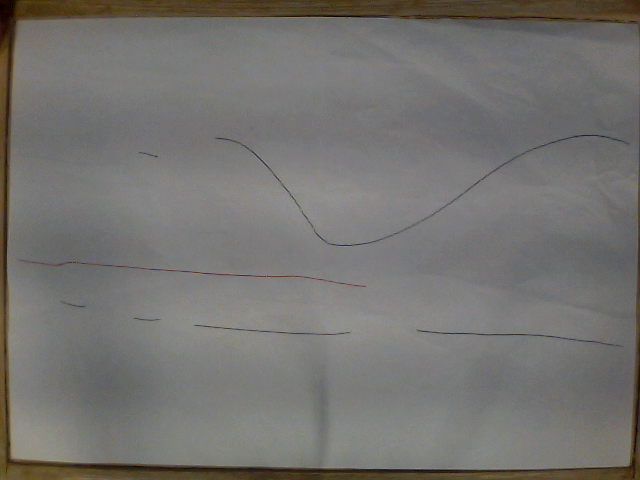
#> input picture source/photo.bmp, 640 x 480 px
$ python -i image_processing.py   (imports and definitions only)
#> lines starting #> are read from the running program, lines starting #| are printed output that depends on the picture; after the words box and inside, x2 and y2 are one past the last pixel; in counts of white or black regions, pixels touching at a corner belong together
# module dedicated to pre-processing input photos so that they're as close as
# possible to the user's intended drawings.
# for the translation of images to note matrices and audio, check composer.


import cv2 as cv
import numpy as np


IMG_DIR = '../resources/images/' # directory for image input/output.

B = np.array([255, 0, 0]) # colors.
G = np.array([0, 255, 0])
R = np.array([0, 0, 255])


def load_image(file_name):
    img = cv.imread(IMG_DIR + file_name, cv.IMREAD_COLOR)
    return img


def take_photo():
    cam = cv.VideoCapture(0)
    ret, photo = cam.read()
    photo = photo[::-1, ::-1]
    return photo


def find_crop_points(img):
    gray_img = cv.cvtColor(img, cv.COLOR_BGR2GRAY)
    blur_img = cv.GaussianBlur(gray_img, (5, 5), 0)
    ret, bin_img = cv.threshold(blur_img, 80, 255, cv.THRESH_BINARY)
    kernel = np.ones((15,15), np.uint8)

    img_erosion = cv.erode(bin_img, kernel, iterations=1)
    bin_img = cv.dilate(img_erosion, kernel, iterations=1)
    #cv.imshow('bin_borda', bin_img)
    #cv.imshow('bin_borda2', img_dilation)

    h, w = bin_img.shape
    searches = [((k, d - k)
                 for d in range(h + w - 1) for k in range(h)
                 if d - k >= 0 and d - k < w),
                ((k, (w - 1) - (d - k))
                 for d in range(h + w - 1) for k in range(h)
                 if (w - 1) - (d - k) >= 0 and (w - 1) - (d - k) < w),
                (((h - 1) - k, d - k)
                 for d in range(h + w - 1) for k in range(h)
                 if d - k >= 0 and d - k < w),
                (((h - 1) - k, (w - 1) - (d - k))
                 for d in range(h + w - 1) for k in range(h)
                 if (w - 1) - (d - k) >= 0 and (w - 1) - (d - k) < w)]
    # each search iterates through the (i, j) pairs of a breadth-first traversal
    # starting from a corner of the image.

    pts = np.float32([next((j, i)
                           for i, j in search
                           if bin_img[i, j] == 255)
                      for search in searches])
    # white pixels closest to the corners.

    lx = max(pts[0, 0], pts[2, 0])
    rx = min(pts[1, 0], pts[3, 0])
    ly = max(pts[0, 1], pts[1, 1])
    ry = min(pts[2, 1], pts[3, 1])
    pts = np.float32([[lx, ly], [rx, ly], [lx, ry], [rx, ry]])
    # crop to a rectangle inside the quadrangle to further avoid the drawing's
    # edges.

    return pts


def crop_image(img, crop_pts, debug = False):
    h, w = img.shape[0 : 2]
    corner_pts = np.float32([(0, 0), (w - 1, 0), (0, h - 1), (w - 1, h - 1)])
    m = cv.getPerspectiveTransform(crop_pts, corner_pts)
    crop_img = cv.warpPerspective(img, m, (w, h))

    if debug == True:
        cv.imshow('cropped', crop_img)
        cv.imwrite(IMG_DIR + 'test_cropped.jpg', crop_img)
        cv.waitKey(0)
        cv.destroyAllWindows()

    return crop_img


def binarize_image(img, debug = False):
    gray_img = cv.cvtColor(img, cv.COLOR_BGR2GRAY)
    blur_img = cv.GaussianBlur(gray_img, (5, 5), 0)
    bin_img = cv.adaptiveThreshold(blur_img, 255, cv.ADAPTIVE_THRESH_GAUSSIAN_C,
                                   cv.THRESH_BINARY, 11, 5)

    if debug == True:
        cv.imshow('binarized', bin_img)
        cv.imwrite(IMG_DIR + 'test_binarized.jpg', bin_img)
        cv.waitKey(0)
        cv.destroyAllWindows()

    return bin_img


def classify_rgb(img, bin_img, debug = False):
    where = np.nonzero # function alias for readability.

    colors = np.copy(img[where(bin_img == 0)])
    db = np.linalg.norm(colors - B, axis = 1) # euclidean distances.
    dg = np.linalg.norm(colors - G, axis = 1)
    dr = np.linalg.norm(colors - R, axis = 1)
    color_is_b = (db < dg) & (db < dr) # map to the closest color.
    color_is_g = ~color_is_b & (dg < dr)
    color_is_r = ~color_is_b & ~color_is_g
    colors[where(color_is_b)] = B
    colors[where(color_is_g)] = G
    colors[where(color_is_r)] = R
    color_img = np.copy(img)
    color_img[where(bin_img == 0)] = colors

    if debug == True:
        cv.imshow('colored', color_img)
        cv.imwrite(IMG_DIR + 'test_colored.jpg', color_img)
        cv.waitKey(0)
        cv.destroyAllWindows()

    return color_img


def pre_process_image(img, debug = False):
    crop_pts = find_crop_points(img)
    crop_img = crop_image(img, crop_pts, debug)
    bin_img = binarize_image(crop_img, debug)
    color_img = classify_rgb(crop_img, bin_img, debug)
    return bin_img, color_img

>>> import cv2
>>> picture = cv2.imread('photo.bmp')
#> picture is the input picture: shape (480, 640, 3); mean B, G, R 112, 114.8, 116.6
>>> result = pre_process_image(picture)
#> in find_crop_points, `gray_img = cv.cvtColor(img, cv.COLOR_BGR2GRAY)`:
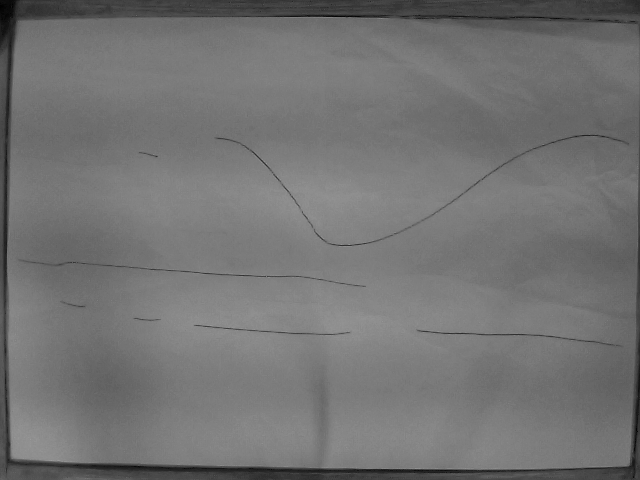
#> gray_img: shape (480, 640); min 1, max 156, mean 115
#> in find_crop_points, `ret, bin_img = cv.threshold(blur_img, 80, 255, cv.THRESH_BINARY)`:
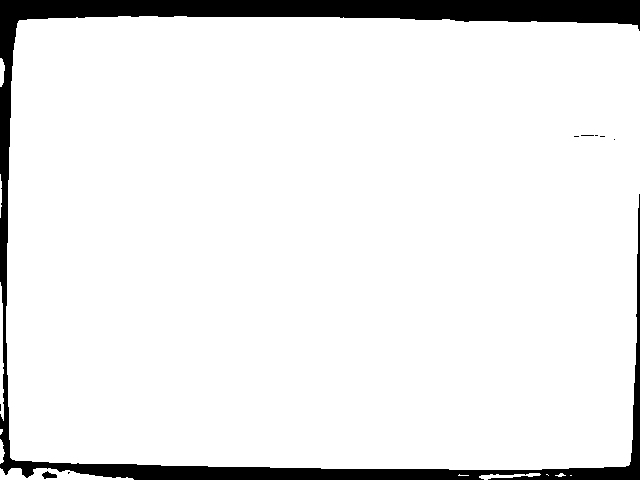
#> bin_img: shape (480, 640); 92.2% white; 9 black regions (7 under 20 px), largest, box (x1, y1, x2, y2) and area: (0, 0, 640, 480) 23798, (42, 471, 57, 479) 71
#> in find_crop_points, `img_erosion = cv.erode(bin_img, kernel, iterations=1)`:
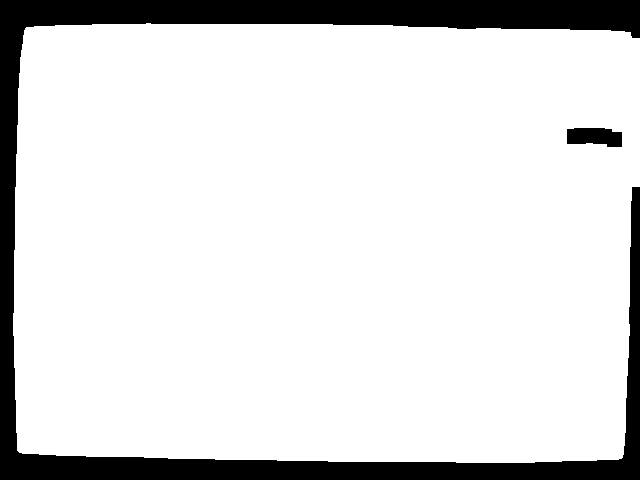
#> img_erosion: shape (480, 640); 86.8% white; 2 black regions, box (x1, y1, x2, y2) and area: (0, 0, 640, 480) 39730, (567, 128, 622, 147) 864
#> in find_crop_points, `bin_img = cv.dilate(img_erosion, kernel, iterations=1)`:
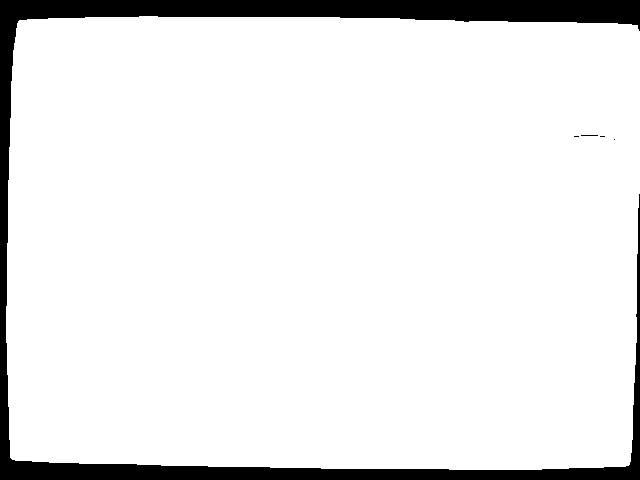
#> bin_img: shape (480, 640); 91.6% white; 5 black regions (4 under 20 px), largest, box (x1, y1, x2, y2) and area: (0, 0, 640, 480) 25709
#> in find_crop_points, `pts = np.float32([next((j, i) for i, j in search if bin_img[i, j] == 2..`: pts = [[19, 20], [637, 25], [12, 459], [628, 465]]
#> in find_crop_points, `lx = max(pts[0, 0], pts[2, 0])`: lx = 19
#> in find_crop_points, `rx = min(pts[1, 0], pts[3, 0])`: rx = 628
#> in find_crop_points, `ly = max(pts[0, 1], pts[1, 1])`: ly = 25
#> in find_crop_points, `ry = min(pts[2, 1], pts[3, 1])`: ry = 459
#> in find_crop_points, `pts = np.float32([[lx, ly], [rx, ly], [lx, ry], [rx, ry]])`: pts = [[19, 25], [628, 25], [19, 459], [628, 459]]
#> in crop_image, `m = cv.getPerspectiveTransform(crop_pts, corner_pts)`: m = [[1.05, -8.08e-18, -19.94], [0, 1.1, -27.59], [1.22e-20, 0, 1]]
#> in crop_image, `crop_img = cv.warpPerspective(img, m, (w, h))`:
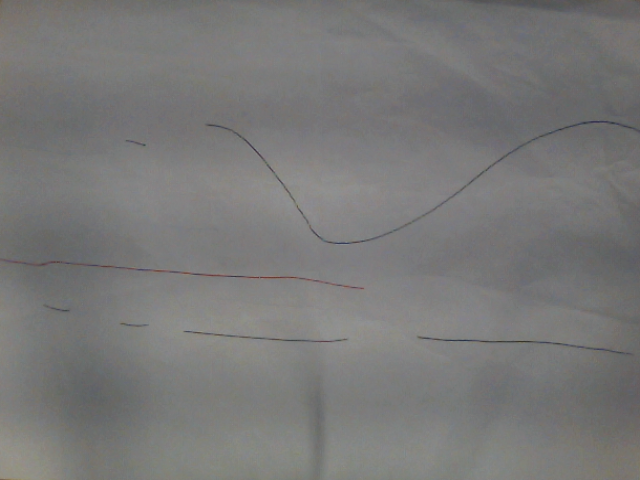
#> crop_img: shape (480, 640, 3); mean B, G, R 119.6, 120.3, 120.6
#> in binarize_image, `bin_img = cv.adaptiveThreshold(blur_img, 255, cv.ADAPTIVE_THRESH_GAUSS..`:
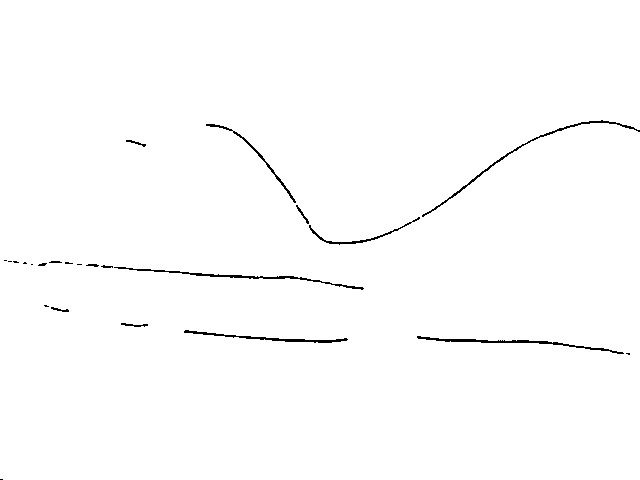
#> bin_img: shape (480, 640); 99.1% white; black in thin lines or dots, all inside (x1, y1, x2, y2) = (0, 120, 640, 480)
#> in classify_rgb, `colors = np.copy(img[where(bin_img == 0)])`: colors = 2751 rows, first 8: [100, 93, 93], [101, 94, 94], [91, 76, 74], [89, 70, 69], [81, 60, 61], [79, 57, 59], [79, 55, 57], [80, 55, 58]
#> in classify_rgb, `db = np.linalg.norm(colors - B, axis = 1)`: db = 2751 values, max 237 at index 1557, min 186.7 at index 1099, mean 211
#> in classify_rgb, `dg = np.linalg.norm(colors - G, axis = 1)`: dg = 2751 values, max 233 at index 1851, min 201.9 at index 506, mean 214.4
#> in classify_rgb, `dr = np.linalg.norm(colors - R, axis = 1)`: dr = 2751 values, max 236.3 at index 1851, min 168.6 at index 1554, mean 208.9
#> in classify_rgb, `color_img[where(bin_img == 0)] = colors`:
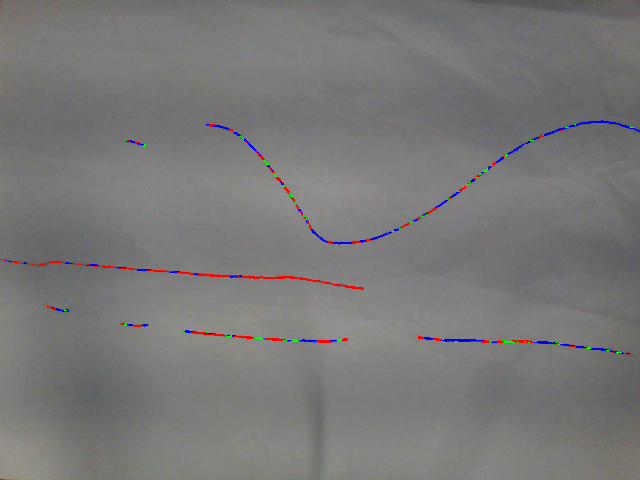
#> color_img: shape (480, 640, 3); 0.9% of pixels changed, all inside (x1, y1, x2, y2) = (0, 120, 640, 480)
